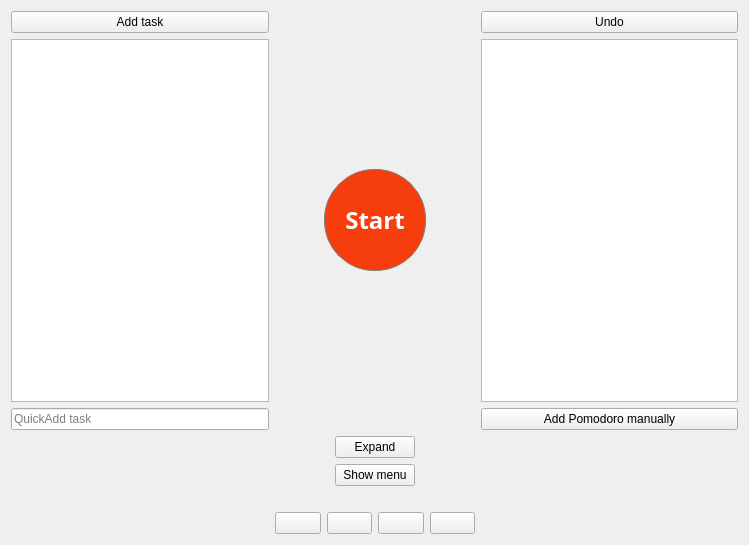
<?xml version="1.0" encoding="UTF-8"?>
<ui version="4.0">
 <class>ExpandableWidget</class>
 <widget class="QWidget" name="ExpandableWidget">
  <property name="geometry">
   <rect>
    <x>0</x>
    <y>0</y>
    <width>749</width>
    <height>545</height>
   </rect>
  </property>
  <property name="sizePolicy">
   <sizepolicy hsizetype="Preferred" vsizetype="Expanding">
    <horstretch>2</horstretch>
    <verstretch>0</verstretch>
   </sizepolicy>
  </property>
  <property name="windowTitle">
   <string>Form</string>
  </property>
  <layout class="QGridLayout" name="gridLayout_2">
   <item row="0" column="0">
    <layout class="QGridLayout" name="gridLayout" columnstretch="0,0,0">
     <property name="sizeConstraint">
      <enum>QLayout::SetMinimumSize</enum>
     </property>
     <property name="spacing">
      <number>6</number>
     </property>
     <item row="1" column="1" alignment="Qt::AlignHCenter|Qt::AlignVCenter">
      <widget class="QPushButton" name="pbStart">
       <property name="sizePolicy">
        <sizepolicy hsizetype="Fixed" vsizetype="Fixed">
         <horstretch>0</horstretch>
         <verstretch>0</verstretch>
        </sizepolicy>
       </property>
       <property name="maximumSize">
        <size>
         <width>102</width>
         <height>102</height>
        </size>
       </property>
       <property name="palette">
        <palette>
         <active>
          <colorrole role="WindowText">
           <brush brushstyle="SolidPattern">
            <color alpha="255">
             <red>255</red>
             <green>255</green>
             <blue>255</blue>
            </color>
           </brush>
          </colorrole>
          <colorrole role="Button">
           <brush brushstyle="SolidPattern">
            <color alpha="255">
             <red>245</red>
             <green>61</green>
             <blue>13</blue>
            </color>
           </brush>
          </colorrole>
          <colorrole role="Text">
           <brush brushstyle="SolidPattern">
            <color alpha="255">
             <red>255</red>
             <green>255</green>
             <blue>255</blue>
            </color>
           </brush>
          </colorrole>
          <colorrole role="ButtonText">
           <brush brushstyle="SolidPattern">
            <color alpha="255">
             <red>255</red>
             <green>255</green>
             <blue>255</blue>
            </color>
           </brush>
          </colorrole>
          <colorrole role="Base">
           <brush brushstyle="SolidPattern">
            <color alpha="255">
             <red>245</red>
             <green>61</green>
             <blue>13</blue>
            </color>
           </brush>
          </colorrole>
          <colorrole role="Window">
           <brush brushstyle="SolidPattern">
            <color alpha="255">
             <red>245</red>
             <green>61</green>
             <blue>13</blue>
            </color>
           </brush>
          </colorrole>
         </active>
         <inactive>
          <colorrole role="WindowText">
           <brush brushstyle="SolidPattern">
            <color alpha="255">
             <red>255</red>
             <green>255</green>
             <blue>255</blue>
            </color>
           </brush>
          </colorrole>
          <colorrole role="Button">
           <brush brushstyle="SolidPattern">
            <color alpha="255">
             <red>245</red>
             <green>61</green>
             <blue>13</blue>
            </color>
           </brush>
          </colorrole>
          <colorrole role="Text">
           <brush brushstyle="SolidPattern">
            <color alpha="255">
             <red>255</red>
             <green>255</green>
             <blue>255</blue>
            </color>
           </brush>
          </colorrole>
          <colorrole role="ButtonText">
           <brush brushstyle="SolidPattern">
            <color alpha="255">
             <red>255</red>
             <green>255</green>
             <blue>255</blue>
            </color>
           </brush>
          </colorrole>
          <colorrole role="Base">
           <brush brushstyle="SolidPattern">
            <color alpha="255">
             <red>245</red>
             <green>61</green>
             <blue>13</blue>
            </color>
           </brush>
          </colorrole>
          <colorrole role="Window">
           <brush brushstyle="SolidPattern">
            <color alpha="255">
             <red>245</red>
             <green>61</green>
             <blue>13</blue>
            </color>
           </brush>
          </colorrole>
         </inactive>
         <disabled>
          <colorrole role="WindowText">
           <brush brushstyle="SolidPattern">
            <color alpha="255">
             <red>255</red>
             <green>255</green>
             <blue>255</blue>
            </color>
           </brush>
          </colorrole>
          <colorrole role="Button">
           <brush brushstyle="SolidPattern">
            <color alpha="255">
             <red>245</red>
             <green>61</green>
             <blue>13</blue>
            </color>
           </brush>
          </colorrole>
          <colorrole role="Text">
           <brush brushstyle="SolidPattern">
            <color alpha="255">
             <red>255</red>
             <green>255</green>
             <blue>255</blue>
            </color>
           </brush>
          </colorrole>
          <colorrole role="ButtonText">
           <brush brushstyle="SolidPattern">
            <color alpha="255">
             <red>255</red>
             <green>255</green>
             <blue>255</blue>
            </color>
           </brush>
          </colorrole>
          <colorrole role="Base">
           <brush brushstyle="SolidPattern">
            <color alpha="255">
             <red>245</red>
             <green>61</green>
             <blue>13</blue>
            </color>
           </brush>
          </colorrole>
          <colorrole role="Window">
           <brush brushstyle="SolidPattern">
            <color alpha="255">
             <red>245</red>
             <green>61</green>
             <blue>13</blue>
            </color>
           </brush>
          </colorrole>
         </disabled>
        </palette>
       </property>
       <property name="font">
        <font>
         <family>Oxygen-Sans</family>
         <pointsize>18</pointsize>
         <weight>75</weight>
         <bold>true</bold>
         <stylestrategy>PreferDefault</stylestrategy>
        </font>
       </property>
       <property name="styleSheet">
        <string notr="true">background-color: rgb(245, 61, 13);
border-style: solid;
border-width:1px;
border-radius:50px;
border-color: grey;
max-width:100px;
max-height:100px;
min-width:100px;
min-height:100px;
color: white;
</string>
       </property>
       <property name="text">
        <string>Start</string>
       </property>
      </widget>
     </item>
     <item row="0" column="0">
      <widget class="QPushButton" name="pbAddTask">
       <property name="sizePolicy">
        <sizepolicy hsizetype="Expanding" vsizetype="Fixed">
         <horstretch>0</horstretch>
         <verstretch>0</verstretch>
        </sizepolicy>
       </property>
       <property name="maximumSize">
        <size>
         <width>300</width>
         <height>16777215</height>
        </size>
       </property>
       <property name="toolTip">
        <string>Add new TODO item</string>
       </property>
       <property name="text">
        <string>Add task</string>
       </property>
      </widget>
     </item>
     <item row="1" column="0">
      <widget class="TaskView" name="lvTaskView">
       <property name="maximumSize">
        <size>
         <width>300</width>
         <height>16777215</height>
        </size>
       </property>
       <property name="contextMenuPolicy">
        <enum>Qt::DefaultContextMenu</enum>
       </property>
       <property name="acceptDrops">
        <bool>true</bool>
       </property>
       <property name="autoFillBackground">
        <bool>true</bool>
       </property>
       <property name="styleSheet">
        <string notr="true"/>
       </property>
       <property name="editTriggers">
        <set>QAbstractItemView::NoEditTriggers</set>
       </property>
       <property name="dragEnabled">
        <bool>true</bool>
       </property>
       <property name="dragDropOverwriteMode">
        <bool>false</bool>
       </property>
       <property name="dragDropMode">
        <enum>QAbstractItemView::InternalMove</enum>
       </property>
       <property name="defaultDropAction">
        <enum>Qt::MoveAction</enum>
       </property>
       <property name="selectionBehavior">
        <enum>QAbstractItemView::SelectItems</enum>
       </property>
       <property name="movement">
        <enum>QListView::Snap</enum>
       </property>
       <property name="spacing">
        <number>3</number>
       </property>
      </widget>
     </item>
     <item row="2" column="0">
      <widget class="QLineEdit" name="leQuickAddTask">
       <property name="maximumSize">
        <size>
         <width>300</width>
         <height>16777215</height>
        </size>
       </property>
       <property name="toolTip">
        <string>Text based task entry.
# for tag prefix
* for estimated number</string>
       </property>
       <property name="placeholderText">
        <string>QuickAdd task</string>
       </property>
      </widget>
     </item>
     <item row="1" column="2">
      <widget class="PomodoroView" name="lvCompletedPomodoros">
       <property name="sizePolicy">
        <sizepolicy hsizetype="Expanding" vsizetype="Expanding">
         <horstretch>0</horstretch>
         <verstretch>0</verstretch>
        </sizepolicy>
       </property>
       <property name="maximumSize">
        <size>
         <width>300</width>
         <height>16777215</height>
        </size>
       </property>
       <property name="styleSheet">
        <string notr="true"/>
       </property>
      </widget>
     </item>
     <item row="4" column="1">
      <layout class="QHBoxLayout" name="horizontalLayout">
       <property name="topMargin">
        <number>20</number>
       </property>
       <item>
        <widget class="QPushButton" name="pbStatistics">
         <property name="text">
          <string/>
         </property>
         <property name="icon">
          <iconset resource="../resources/resources.qrc">
           <normaloff>:/icons/statistics.png</normaloff>:/icons/statistics.png</iconset>
         </property>
         <property name="iconSize">
          <size>
           <width>47</width>
           <height>47</height>
          </size>
         </property>
        </widget>
       </item>
       <item>
        <widget class="QPushButton" name="pbHistory">
         <property name="text">
          <string/>
         </property>
         <property name="icon">
          <iconset resource="../resources/resources.qrc">
           <normaloff>:/icons/history.ico</normaloff>:/icons/history.ico</iconset>
         </property>
         <property name="iconSize">
          <size>
           <width>47</width>
           <height>47</height>
          </size>
         </property>
        </widget>
       </item>
       <item>
        <widget class="QPushButton" name="pbGoals">
         <property name="text">
          <string/>
         </property>
         <property name="icon">
          <iconset resource="../resources/resources.qrc">
           <normaloff>:/icons/pomodoro.png</normaloff>:/icons/pomodoro.png</iconset>
         </property>
         <property name="iconSize">
          <size>
           <width>47</width>
           <height>47</height>
          </size>
         </property>
        </widget>
       </item>
       <item>
        <widget class="QPushButton" name="pbSettings">
         <property name="text">
          <string/>
         </property>
         <property name="icon">
          <iconset resource="../resources/resources.qrc">
           <normaloff>:/icons/control_panel.ico</normaloff>:/icons/control_panel.ico</iconset>
         </property>
         <property name="iconSize">
          <size>
           <width>47</width>
           <height>47</height>
          </size>
         </property>
        </widget>
       </item>
      </layout>
     </item>
     <item row="2" column="2">
      <widget class="QPushButton" name="pbAddPomodoroManually">
       <property name="text">
        <string>Add Pomodoro manually</string>
       </property>
      </widget>
     </item>
     <item row="0" column="1">
      <widget class="QLabel" name="label">
       <property name="sizePolicy">
        <sizepolicy hsizetype="Fixed" vsizetype="Preferred">
         <horstretch>0</horstretch>
         <verstretch>0</verstretch>
        </sizepolicy>
       </property>
       <property name="minimumSize">
        <size>
         <width>200</width>
         <height>0</height>
        </size>
       </property>
       <property name="text">
        <string/>
       </property>
      </widget>
     </item>
     <item row="3" column="1">
      <layout class="QVBoxLayout" name="verticalLayout_4">
       <item alignment="Qt::AlignHCenter">
        <widget class="QPushButton" name="pbToggleView">
         <property name="sizePolicy">
          <sizepolicy hsizetype="Fixed" vsizetype="Fixed">
           <horstretch>0</horstretch>
           <verstretch>0</verstretch>
          </sizepolicy>
         </property>
         <property name="text">
          <string>Expand</string>
         </property>
        </widget>
       </item>
       <item alignment="Qt::AlignHCenter">
        <widget class="QPushButton" name="pbToggleMenu">
         <property name="sizePolicy">
          <sizepolicy hsizetype="Fixed" vsizetype="Fixed">
           <horstretch>0</horstretch>
           <verstretch>0</verstretch>
          </sizepolicy>
         </property>
         <property name="text">
          <string>Show menu</string>
         </property>
        </widget>
       </item>
      </layout>
     </item>
     <item row="0" column="2">
      <widget class="QPushButton" name="pbUndo">
       <property name="text">
        <string>Undo</string>
       </property>
      </widget>
     </item>
    </layout>
   </item>
  </layout>
 </widget>
 <customwidgets>
  <customwidget>
   <class>PomodoroView</class>
   <extends>QListView</extends>
   <header>widgets/PomodoroView.h</header>
  </customwidget>
  <customwidget>
   <class>TaskView</class>
   <extends>QListView</extends>
   <header>widgets/TaskView.h</header>
  </customwidget>
 </customwidgets>
 <resources>
  <include location="../resources/resources.qrc"/>
 </resources>
 <connections/>
</ui>
